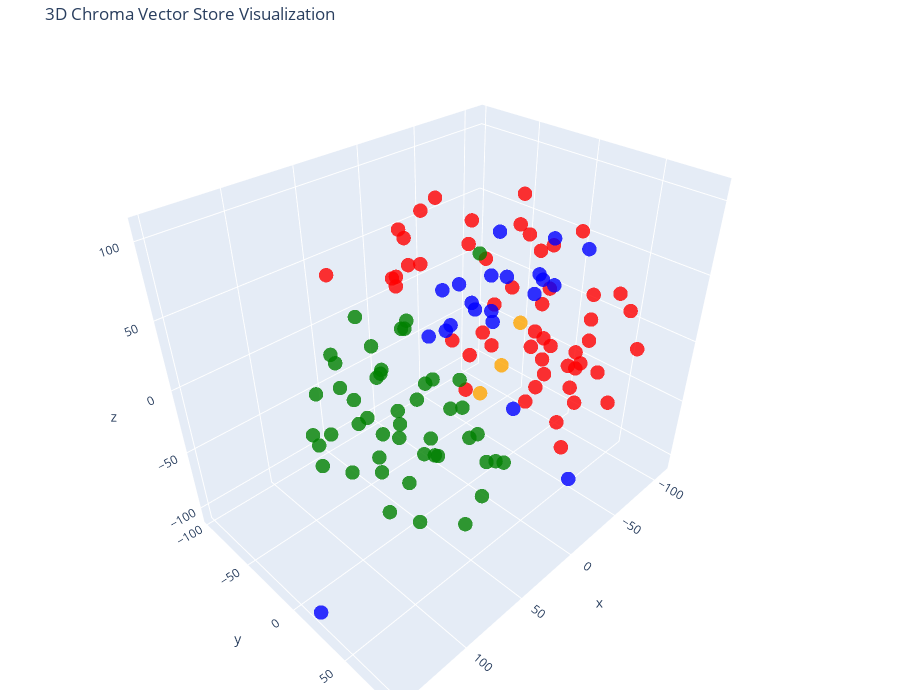

Notebook code cell kept with this figure:
### Code cell
# Let's try 3D!

tsne = TSNE(n_components=3, random_state=42)
reduced_vectors = tsne.fit_transform(vectors)

# Create the 3D scatter plot
fig = go.Figure(data=[go.Scatter3d(
    x=reduced_vectors[:, 0],
    y=reduced_vectors[:, 1],
    z=reduced_vectors[:, 2],
    mode='markers',
    marker=dict(size=5, color=colors, opacity=0.8),
    text=[f"Type: {t}<br>Text: {d[:100]}..." for t, d in zip(doc_types, documents)],
    hoverinfo='text'
)])

fig.update_layout(
    title='3D Chroma Vector Store Visualization',
    scene=dict(xaxis_title='x', yaxis_title='y', zaxis_title='z'),
    width=900,
    height=700,
    margin=dict(r=20, b=10, l=10, t=40)
)

fig.show()

### Figure 1 — Plotly figure (JSON) as saved in the notebook; plotly's stock layout.template omitted (floating-point values rounded to 4 significant figures)
{"data": [{"hoverinfo": "text", "marker": {"color": ["orange", "orange", "orange", "red", "red", "red", "red", "red", "red", "red", "red", "red", "red", "red", "red", "red", "red", "red", "red", "red", "red", "red", "red", "red", "red", "red", "red", "red", "red", "red", "red", "red", "red", "red", "red", "red", "red", "red", "red", "red", "red", "red", "red", "red", "red", "red", "red", "red", "red", "red", "red", "red", "red", "red", "red", "green", "green", "green", "green", "green", "green", "green", "green", "green", "green", "green", "green", "green", "green", "green", "green", "green", "green", "green", "green", "green", "green", "green", "green", "green", "green", "green", "green", "green", "green", "green", "green", "green", "green", "green", "green", "green", "green", "green", "green", "green", "green", "green", "green", "green", "green", "green", "blue", "blue", "blue", "blue", "blue", "blue", "blue", "blue", "blue", "blue", "blue", "blue", "blue", "blue", "blue", "blue", "blue", "blue", "blue", "blue", "blue"], "opacity": 0.8, "size": 5}, "mode": "markers", "text": ["Type: company<br>Text: # About Insurellm\n\nInsurellm was founded by Avery Lancaster in 2015 as an insurance tech startup des...", "Type: company<br>Text: # Careers at Insurellm\n\nInsurellm is hiring! We are looking for talented software engineers, data sc...", "Type: company<br>Text: # Overview of Insurellm\n\nInsurellm is an innovative insurance tech firm with 200 employees across th...", "Type: contracts<br>Text: # Contract with Apex Reinsurance for Rellm: AI-Powered Enterprise Reinsurance Solution\n\n## Terms\n\n1....", "Type: contracts<br>Text: ## Renewal\n\n1. **Automatic Renewal**: This Agreement will automatically renew for successive one-yea...", "Type: contracts<br>Text: 2. **Seamless Integrations**: The architecture of Rellm allows for easy integration with existing sy...", "Type: contracts<br>Text: 1. **Technical Support**: Provider shall offer dedicated technical support to the Client via phone, ...", "Type: contracts<br>Text: **Insurellm, Inc.**  \n_____________________________  \nAuthorized Signature   \nDate: ________________...", "Type: contracts<br>Text: # Contract with Belvedere Insurance for Markellm\n\n## Terms\nThis Contract (\"Agreement\") is made and e...", "Type: contracts<br>Text: ## Renewal\n1. **Renewal Terms**: This Agreement may be renewed for additional one-year terms upon mu...", "Type: contracts<br>Text: ## Features\n1. **AI-Powered Matching**: Belvedere Insurance will benefit from Markellm's AI-powered ...", "Type: contracts<br>Text: ## Support\n1. **Technical Support**: Technical support will be available from 9 AM to 7 PM EST, Mond...", "Type: contracts<br>Text: **Belvedere Insurance**  \nSignature: ______________________  \nName: [Authorized Signatory]  \nTitle: ...", "Type: contracts<br>Text: # Contract with BrightWay Solutions for Markellm\n\n**Contract Date:** October 5, 2023  \n**Contract ID...", "Type: contracts<br>Text: 3. **Service Level Agreement (SLA):**  \n   Insurellm commits to a 99.9% uptime for the platform with...", "Type: contracts<br>Text: 2. **Real-Time Quote Availability:**  \n   Consumers sourced via BrightWay Solutions will receive rea...", "Type: contracts<br>Text: 3. **Training and Onboarding:**  \n   Insurellm agrees to provide one free training session on how to...", "Type: contracts<br>Text: # Contract with EverGuard Insurance for Rellm: AI-Powered Enterprise Reinsurance Solution\n\n**Contrac...", "Type: contracts<br>Text: 4. **Usage Rights**: EverGuard Insurance is granted a non-exclusive, non-transferable license to acc...", "Type: contracts<br>Text: 1. **Core Functionality**: Rellm provides EverGuard Insurance with advanced AI-driven analytics, sea...", "Type: contracts<br>Text: 1. **Customer Support**: Insurellm will provide EverGuard Insurance with 24/7 customer support, incl...", "Type: contracts<br>Text: ---\n\n**Signatures**  \n**For Insurellm**: __________________________  \n**Name**: John Smith  \n**Title...", "Type: contracts<br>Text: # Contract with GreenField Holdings for Markellm\n\n**Effective Date:** November 15, 2023  \n**Contract...", "Type: contracts<br>Text: ## Renewal\n1. **Automatic Renewal**: This contract will automatically renew for sequential one-year ...", "Type: contracts<br>Text: ## Features\n1. **AI-Powered Matching**: Access to advanced algorithms that connect GreenField Holdin...", "Type: contracts<br>Text: ## Support\n1. **Customer Support Access**: The Client will have access to dedicated support through ...", "Type: contracts<br>Text: **Signatures:**  \n_________________________                           _________________________  \n**...", "Type: contracts<br>Text: # Contract with Greenstone Insurance for Homellm\n\n---\n\n## Terms\n\n1. **Parties**: This Contract (\"Agr...", "Type: contracts<br>Text: 4. **Payment Terms**: \n   - The Customer shall pay an amount of $10,000 per month for the Standard T...", "Type: contracts<br>Text: ---\n\n## Features\n\n- **AI-Powered Risk Assessment**: Customer will have access to enhanced risk evalu...", "Type: contracts<br>Text: - **Customer Portal**: A dedicated portal will be provided, allowing the Customer's clients to manag...", "Type: contracts<br>Text: ______________________________  \n[Name], [Title]  \nDate: ______________________\n\n**For Greenstone In...", "Type: contracts<br>Text: # Contract with GreenValley Insurance for Homellm\n\n**Contract Date:** October 6, 2023  \n**Contract N...", "Type: contracts<br>Text: 4. **Confidentiality:** Both parties agree to maintain the confidentiality of proprietary informatio...", "Type: contracts<br>Text: 1. **AI-Powered Risk Assessment:** Access to advanced AI algorithms for real-time risk evaluations.\n...", "Type: contracts<br>Text: 3. **Regular Updates:** Insurellm will offer ongoing updates and enhancements to the Homellm platfor...", "Type: contracts<br>Text: # Contract with Pinnacle Insurance Co. for Homellm\n\n## Terms\nThis contract (\"Contract\") is entered i...", "Type: contracts<br>Text: ## Renewal\n1. **Renewal Terms**: At the end of the initial term, this Contract shall automatically r...", "Type: contracts<br>Text: ## Features\n1. **AI-Powered Risk Assessment**: Utilized for tailored underwriting decisions specific...", "Type: contracts<br>Text: ## Support\n1. **Technical Support**: Insurellm shall provide 24/7 technical support via an email and...", "Type: contracts<br>Text: # Contract with Roadway Insurance Inc. for Carllm\n\n---\n\n## Terms\n\n1. **Agreement Effective Date**: T...", "Type: contracts<br>Text: ---\n\n## Renewal\n\n1. **Automatic Renewal**: This agreement will automatically renew for an additional...", "Type: contracts<br>Text: ---\n\n## Features\n\n1. **Access to Core Features**: Roadway Insurance Inc. will have access to all Pro...", "Type: contracts<br>Text: ---\n\n## Support\n\n1. **Technical Support**: Roadway Insurance Inc. will receive priority technical su...", "Type: contracts<br>Text: # Contract with Stellar Insurance Co. for Rellm\n\n## Terms\nThis contract is made between **Insurellm*...", "Type: contracts<br>Text: ### Termination\nEither party may terminate this agreement with a **30-day written notice**. In the e...", "Type: contracts<br>Text: ## Features\nStellar Insurance Co. will receive access to the following features of the Rellm product...", "Type: contracts<br>Text: ## Support\nInsurellm provides Stellar Insurance Co. with the following support services:\n\n- **24/7 T...", "Type: contracts<br>Text: # Contract with TechDrive Insurance for Carllm\n\n**Contract Date:** October 1, 2024  \n**Contract Dura...", "Type: contracts<br>Text: ## Renewal\n\n1. **Automatic Renewal**: This contract shall automatically renew for additional one-yea...", "Type: contracts<br>Text: ## Support\n\n1. **Customer Support**: Insurellm will provide 24/7 customer support to TechDrive Insur...", "Type: contracts<br>Text: **TechDrive Insurance Representative:**  \nName: Sarah Johnson  \nTitle: Operations Director  \nDate: _...", "Type: contracts<br>Text: # Contract with Velocity Auto Solutions for Carllm\n\n**Contract Date:** October 1, 2023  \n**Contract ...", "Type: contracts<br>Text: ## Renewal\n\n1. **Automatic Renewal**: This contract will automatically renew for successive 12-month...", "Type: contracts<br>Text: ## Support\n\n1. **Customer Support**: Velocity Auto Solutions will have access to Insurellm’s custome...", "Type: employees<br>Text: # HR Record\n\n# Alex Chen\n\n## Summary\n- **Date of Birth:** March 15, 1990  \n- **Job Title:** Backend ...", "Type: employees<br>Text: ## Annual Performance History\n- **2020:**  \n  - Completed onboarding successfully.  \n  - Met expecta...", "Type: employees<br>Text: ## Compensation History\n- **2020:** Base Salary: $80,000  \n- **2021:** Base Salary Increase to $90,0...", "Type: employees<br>Text: Alex Chen continues to be a vital asset at Insurellm, contributing significantly to innovative backe...", "Type: employees<br>Text: # HR Record\n\n# Alex Harper\n\n## Summary\n- **Date of Birth**: March 15, 1993  \n- **Job Title**: Sales ...", "Type: employees<br>Text: ## Annual Performance History  \n- **2021**:  \n  - **Performance Rating**: 4.5/5  \n  - **Key Achievem...", "Type: employees<br>Text: - **2022**:  \n  - **Base Salary**: $65,000 (Promotion to Senior SDR)  \n  - **Bonus**: $13,000 (20% o...", "Type: employees<br>Text: # HR Record\n\n# Alex Thomson\n\n## Summary\n- **Date of Birth:** March 15, 1995  \n- **Job Title:** Sales...", "Type: employees<br>Text: ## Annual Performance History  \n- **2022** - Rated as \"Exceeds Expectations.\" Alex Thomson achieved ...", "Type: employees<br>Text: ## Other HR Notes\n- Alex Thomson is an active member of the Diversity and Inclusion committee at Ins...", "Type: employees<br>Text: # Avery Lancaster\n\n## Summary\n- **Date of Birth**: March 15, 1985  \n- **Job Title**: Co-Founder & Ch...", "Type: employees<br>Text: - **2010 - 2013**: Business Analyst at Edge Analytics  \n  Prior to joining Innovate, Avery worked as...", "Type: employees<br>Text: - **2018**: **Exceeds Expectations**  \n  Under Avery’s pivoted vision, Insurellm launched two new su...", "Type: employees<br>Text: - **2022**: **Satisfactory**  \n  Avery focused on rebuilding team dynamics and addressing employee c...", "Type: employees<br>Text: ## Compensation History\n- **2015**: $150,000 base salary + Significant equity stake  \n- **2016**: $1...", "Type: employees<br>Text: ## Other HR Notes\n- **Professional Development**: Avery has actively participated in leadership trai...", "Type: employees<br>Text: # HR Record\n\n# Emily Carter\n\n## Summary\n- **Date of Birth:** August 12, 1990  \n- **Job Title:** Acco...", "Type: employees<br>Text: - **2017-2019:** Marketing Intern  \n  - Assisted with market research and campaign development for s...", "Type: employees<br>Text: ## Compensation History\n| Year | Base Salary | Bonus         | Total Compensation |\n|------|--------...", "Type: employees<br>Text: Emily Carter exemplifies the kind of talent that drives Insurellm's success and is an invaluable ass...", "Type: employees<br>Text: # HR Record\n\n# Emily Tran\n\n## Summary\n- **Date of Birth:** March 18, 1991  \n- **Job Title:** Digital...", "Type: employees<br>Text: - **January 2017 - May 2018**: Marketing Intern  \n  - Supported the Marketing team by collaborating ...", "Type: employees<br>Text: - **2021**:  \n  - Performance Rating: Meets Expectations  \n  - Key Achievements: Contributed to the ...", "Type: employees<br>Text: - **Professional Development Goals**:  \n  - Emily Tran aims to become a Marketing Manager within the...", "Type: employees<br>Text: # HR Record\n\n# Jordan Blake\n\n## Summary\n- **Date of Birth:** March 15, 1993  \n- **Job Title:** Sales...", "Type: employees<br>Text: ## Annual Performance History\n- **2021:** First year at Insurellm; achieved 90% of monthly targets. ...", "Type: employees<br>Text: ## Other HR Notes\n- Jordan has shown an interest in continuing education, actively participating in ...", "Type: employees<br>Text: # HR Record\n\n# Jordan K. Bishop\n\n## Summary\n- **Date of Birth:** March 15, 1990\n- **Job Title:** Fro...", "Type: employees<br>Text: ## Annual Performance History\n- **2019:** Exceeds Expectations - Continuously delivered high-quality...", "Type: employees<br>Text: ## Compensation History\n- **June 2018:** Starting Salary - $85,000\n- **June 2019:** Salary Increase ...", "Type: employees<br>Text: ## Other HR Notes\n- Jordan K. Bishop has been an integral part of club initiatives, including the In...", "Type: employees<br>Text: # HR Record\n\n# Maxine Thompson\n\n## Summary\n- **Date of Birth:** January 15, 1991  \n- **Job Title:** ...", "Type: employees<br>Text: ## Insurellm Career Progression\n- **January 2017 - October 2018**: **Junior Data Engineer**  \n  * Ma...", "Type: employees<br>Text: ## Annual Performance History\n- **2017**: *Meets Expectations*  \n  Maxine showed potential in her ro...", "Type: employees<br>Text: - **2021**: *Exceeds Expectations*  \n  Maxine spearheaded the transition to a new data warehousing s...", "Type: employees<br>Text: ## Compensation History\n- **2017**: $70,000 (Junior Data Engineer)  \n- **2018**: $75,000 (Junior Dat...", "Type: employees<br>Text: # HR Record\n\n# Oliver Spencer\n\n## Summary\n- **Date of Birth**: May 14, 1990  \n- **Job Title**: Backe...", "Type: employees<br>Text: ## Annual Performance History\n- **2018**: **3/5** - Adaptable team player but still learning to take...", "Type: employees<br>Text: ## Compensation History\n- **March 2018**: Initial salary of $80,000.\n- **July 2019**: Salary increas...", "Type: employees<br>Text: # Samantha Greene\n\n## Summary\n- **Date of Birth:** October 14, 1990\n- **Job Title:** HR Generalist\n-...", "Type: employees<br>Text: ## Annual Performance History\n- **2020:** Exceeds Expectations  \n  Samantha Greene demonstrated exce...", "Type: employees<br>Text: ## Compensation History\n- **2020:** Base Salary - $55,000  \n  The entry-level salary matched industr...", "Type: employees<br>Text: - **2023:** Base Salary - $70,000  \n  Recognized for substantial improvement in employee relations m...", "Type: employees<br>Text: # HR Record\n\n# Samuel Trenton\n\n## Summary\n- **Date of Birth:** April 12, 1989  \n- **Job Title:** Sen...", "Type: employees<br>Text: ## Annual Performance History\n- **2023:** Rating: 4.5/5  \n  *Samuel exceeded expectations, successfu...", "Type: employees<br>Text: ## Compensation History\n- **2023:** Base Salary: $115,000 + Bonus: $15,000  \n  *Annual bonus based o...", "Type: employees<br>Text: - **Engagement in Company Culture:** Regularly participates in team-building events and contributes ...", "Type: products<br>Text: # Product Summary\n\n# Carllm\n\n## Summary\n\nCarllm is an innovative auto insurance product developed by...", "Type: products<br>Text: - **Instant Quoting**: With Carllm, insurance companies can offer near-instant quotes to customers, ...", "Type: products<br>Text: - **Mobile Integration**: Carllm is designed to work seamlessly with mobile applications, providing ...", "Type: products<br>Text: - **Professional Tier**: $2,500/month\n  - For medium-sized companies.\n  - All Basic Tier features pl...", "Type: products<br>Text: ### Q2 2025: Customer Experience Improvements\n- Launch of a new **mobile app** for end-users.\n- Intr...", "Type: products<br>Text: # Product Summary\n\n# Homellm\n\n## Summary\nHomellm is an innovative home insurance product developed b...", "Type: products<br>Text: ### 2. Dynamic Pricing Model\nWith Homellm's innovative dynamic pricing model, insurance providers ca...", "Type: products<br>Text: ### 5. Multi-Channel Integration\nHomellm seamlessly integrates into existing insurance platforms, pr...", "Type: products<br>Text: - **Basic Tier:** Starting at $5,000/month for small insurers with basic integration features.\n- **S...", "Type: products<br>Text: All tiers include a comprehensive training program and ongoing updates to ensure optimal performance...", "Type: products<br>Text: With Homellm, Insurellm is committed to transforming the landscape of home insurance, ensuring both ...", "Type: products<br>Text: # Product Summary\n\n# Markellm\n\n## Summary\n\nMarkellm is an innovative two-sided marketplace designed ...", "Type: products<br>Text: - **User-Friendly Interface**: Designed with user experience in mind, Markellm features an intuitive...", "Type: products<br>Text: - **Customer Support**: Our dedicated support team is always available to assist both consumers and ...", "Type: products<br>Text: ### For Insurance Companies:\n- **Basic Listing Fee**: $199/month for a featured listing on the platf...", "Type: products<br>Text: ### Q3 2025\n- Initiate a comprehensive marketing campaign targeting both consumers and insurers to i...", "Type: products<br>Text: # Product Summary\n\n# Rellm: AI-Powered Enterprise Reinsurance Solution\n\n## Summary\n\nRellm is an inno...", "Type: products<br>Text: ### Seamless Integrations\nRellm's architecture is designed for effortless integration with existing ...", "Type: products<br>Text: ### Regulatory Compliance Tools\nRellm includes built-in compliance tracking features to help organiz...", "Type: products<br>Text: Join the growing number of organizations leveraging Rellm to enhance their reinsurance processes whi...", "Type: products<br>Text: Experience the future of reinsurance with Rellm, where innovation meets reliability. Let Insurellm h..."], "type": "scatter3d", "x": [39.06, 32.29, 18.79, -60.57, -97.81, -47.1, -14.78, 6.022, -53.7, -85.33, -29.79, -5.584, 59.06, -79.56, -97.55, -73.11, -27.39, -60.73, -73.87, -43.08, -1.681, -15.89, -29.26, -103.4, -2.821, -70.96, -35.37, -58.52, -70.16, -32.42, -33.81, -66.83, -76.82, -21.35, -22.27, -30.15, -96.12, -86.35, -42.94, -15.28, -42.19, -97.91, 7.023, 20.94, -77.88, -80.46, -25.89, -52.04, 29.45, 15.77, 36.65, 48.94, 12.54, -10.05, -30.14, 28.21, 38.91, 72.68, 35.09, 68.21, 39.58, 66.91, -80.22, 73.51, 0.1047, 21.05, -20.97, -5.387, 2.284, 101.5, 1.536, 40.8, -14.68, 82.13, 68.44, 8.869, 0.1625, 63.71, 83.86, 76.77, 49.49, 25.81, 20.9, 18.52, 107.9, 14.08, 83.42, 7.823, 58.15, 47.38, 76.36, 31.86, 34.19, 60.24, 86.45, 71.81, 102.6, 96.88, 62.11, 49.97, 77.81, 98.27, 7.18, -109.9, 1.91, 147.6, 26.78, 2.195, -6.474, -22.23, -51.5, -22.33, 0.06938, -32.19, -39.67, -55.38, -62.83, 31.55, -2.687, 38.02, -49.34, -36.43, -34.7], "y": [58.29, 37.31, 53.3, 12.84, -14.38, -48.56, 50.78, 75.09, 8.612, 20.48, -9.161, 48.89, -68.01, -6.597, 8.649, -29.49, 87.57, 3.026, -25.79, -45.03, 78.72, 33.97, 24.89, 10.05, -20.29, -54.36, -97.89, 48.65, 4.436, 15.35, 60.71, 79.67, 56.12, -22.12, -10.23, 62.03, 24.14, -4.535, 1.172, -63.2, 84.86, -16.42, 4.844, -50.9, 36.69, 45.11, -4.751, 39.36, -28.97, -49.16, -29.36, -14.76, -19.76, -56.49, 55.83, -2.767, -77.74, 9.603, 60.53, 21.32, -27.54, -37.0, -68.12, -9.577, 16.48, -92.42, -30.4, -50.02, -34.18, -1.039, -5.917, -44.91, -84.79, 8.332, 61.23, -52.24, -64.24, -20.01, 38.44, 1.404, 6.446, 36.08, 26.1, -71.06, -9.639, 36.46, -37.24, -31.05, -68.98, -43.42, -40.7, 12.42, -56.18, 27.34, -62.33, -75.27, -31.51, -39.09, 57.05, -17.13, -13.36, 46.34, -19.46, -30.44, 85.45, 17.68, -11.76, 16.21, 13.98, 41.6, 45.82, 43.89, 49.63, -50.8, -37.63, -31.2, -55.55, 7.997, 13.05, 24.6, -15.01, 7.87, 20.41], "z": [41.87, 7.813, 57.92, 31.17, 39.91, 46.72, 25.4, -7.604, -1.194, -59.5, -9.668, -1.647, 56.21, 3.102, 58.53, 9.98, -4.464, 55.22, 60.01, -73.72, 29.51, -26.75, 5.595, -41.68, 1.763, -38.77, 16.37, 23.86, -34.51, 80.78, 8.103, 11.97, 38.34, 81.27, 58.76, -20.09, 16.48, -60.51, 99.25, 37.73, 52.78, -38.96, 6.99, 45.72, -6.879, -30.63, 26.23, -13.63, 84.4, 78.46, 54.84, 71.86, 107.2, 80.39, -61.58, -69.51, -56.78, -19.07, -30.37, 13.98, -49.47, -38.75, 20.48, -46.42, -80.72, -1.167, -45.37, -50.82, -34.82, -35.18, -44.43, -68.03, -23.67, -75.96, -57.45, 8.204, -7.55, -72.49, -61.11, 29.09, -48.67, -81.82, -37.25, -40.48, -6.796, -58.13, 23.89, -83.5, -10.6, 9.935, -6.408, -18.01, -28.22, -29.65, -51.92, -32.52, -31.92, -57.73, 3.331, -26.27, -13.87, -13.82, 44.3, 1.465, -49.19, -106.9, 22.47, 66.58, 90.9, 90.8, 75.05, 61.33, 79.48, -13.15, 7.835, -11.92, -15.11, 37.86, 38.88, 78.37, 33.49, -59.04, 40.74]}], "layout": {"height": 700, "margin": {"b": 10, "l": 10, "r": 20, "t": 40}, "scene": {"xaxis": {"title": {"text": "x"}}, "yaxis": {"title": {"text": "y"}}, "zaxis": {"title": {"text": "z"}}}, "title": {"text": "3D Chroma Vector Store Visualization"}, "width": 900}}
